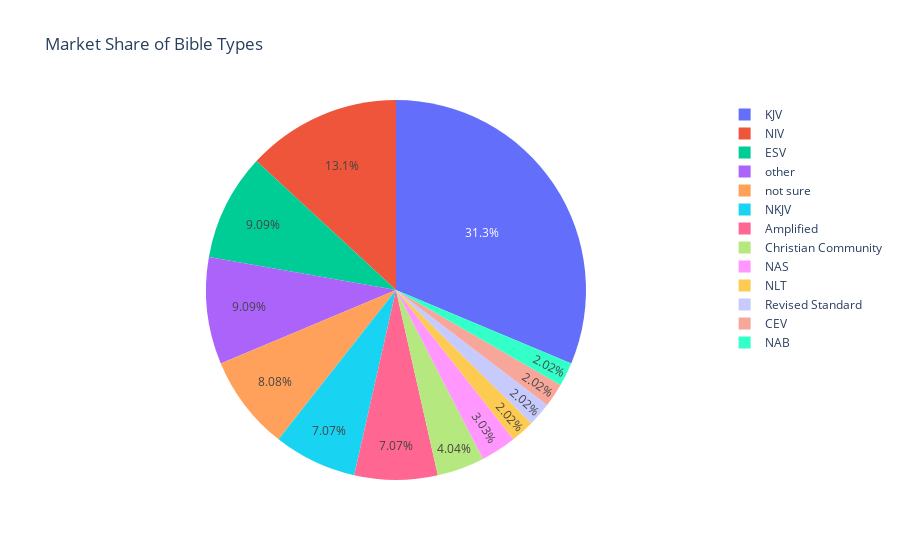

The notebook cell saved with this chart:
### Markdown cell above
This chunk of code will create a pie chart that shows that percentage different translations are bought at.

### Code cell
import pandas as pd
import plotly.express as px
data = {'Bible_Translation': ['KJV', 'NIV', 'ESV', 'NKJV', 'Amplified', 'Christian Community', 'NAS', 'NLT', 'Revised Standard', 'CEV', 'NAB', 'other', 'not sure'],    'Sales': [31, 13, 9, 7, 7, 4, 3, 2, 2, 2, 2, 9, 8]} 
df = pd.DataFrame(data) 
fig = px.pie(df, names='Bible_Translation',          
             values='Sales',           
             title='Market Share of Bible Types') 
fig.show() 
	
df = pd.DataFrame(data)

### Figure 1 — Plotly figure (JSON) as saved in the notebook; plotly's stock layout.template omitted (floating-point values rounded to 4 significant figures)
{"data": [{"domain": {"x": [0, 1], "y": [0, 1]}, "hovertemplate": "Bible_Translation=%{label}<br>Sales=%{value}<extra></extra>", "labels": ["KJV", "NIV", "ESV", "NKJV", "Amplified", "Christian Community", "NAS", "NLT", "Revised Standard", "CEV", "NAB", "other", "not sure"], "legendgroup": "", "name": "", "showlegend": true, "type": "pie", "values": [31, 13, 9, 7, 7, 4, 3, 2, 2, 2, 2, 9, 8]}], "layout": {"legend": {"tracegroupgap": 0}, "title": {"text": "Market Share of Bible Types"}}}
